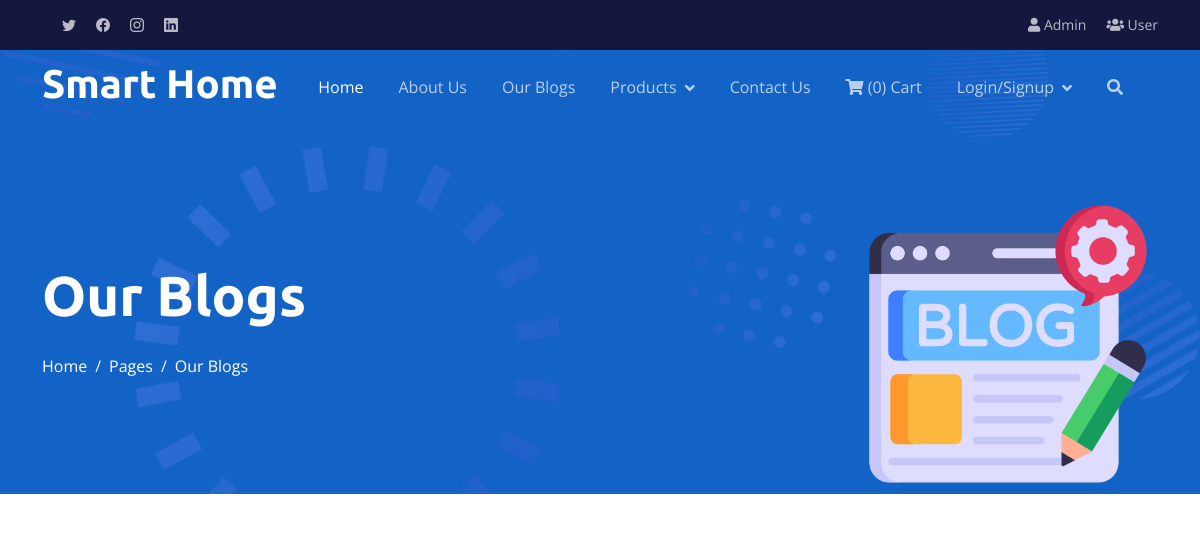
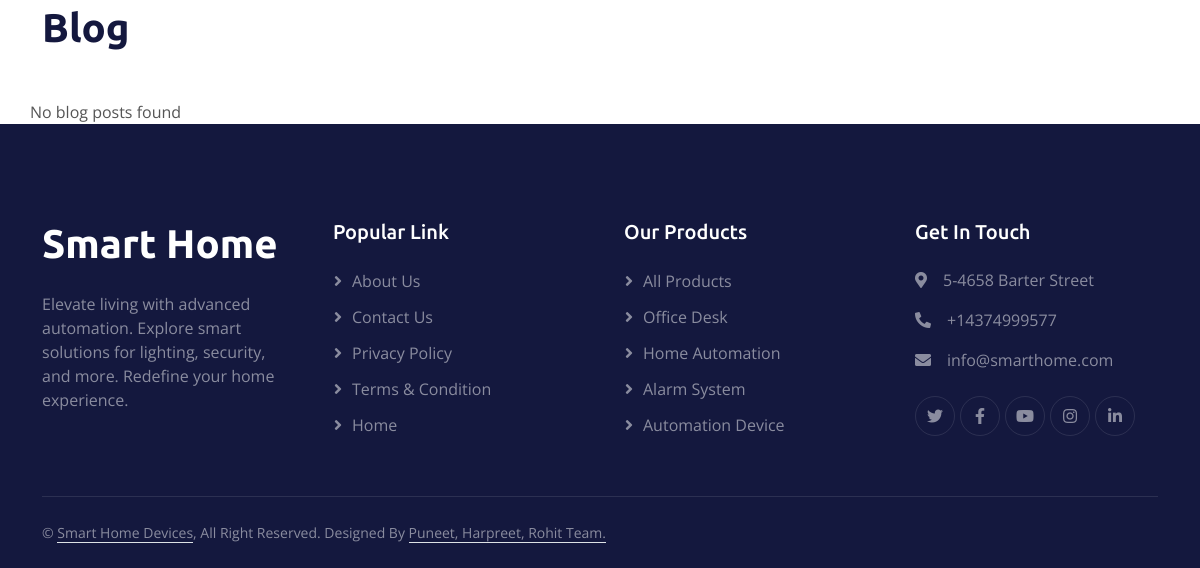
/blogs.php, run on an earlier commit of the app's database (2 pictures, top to bottom).
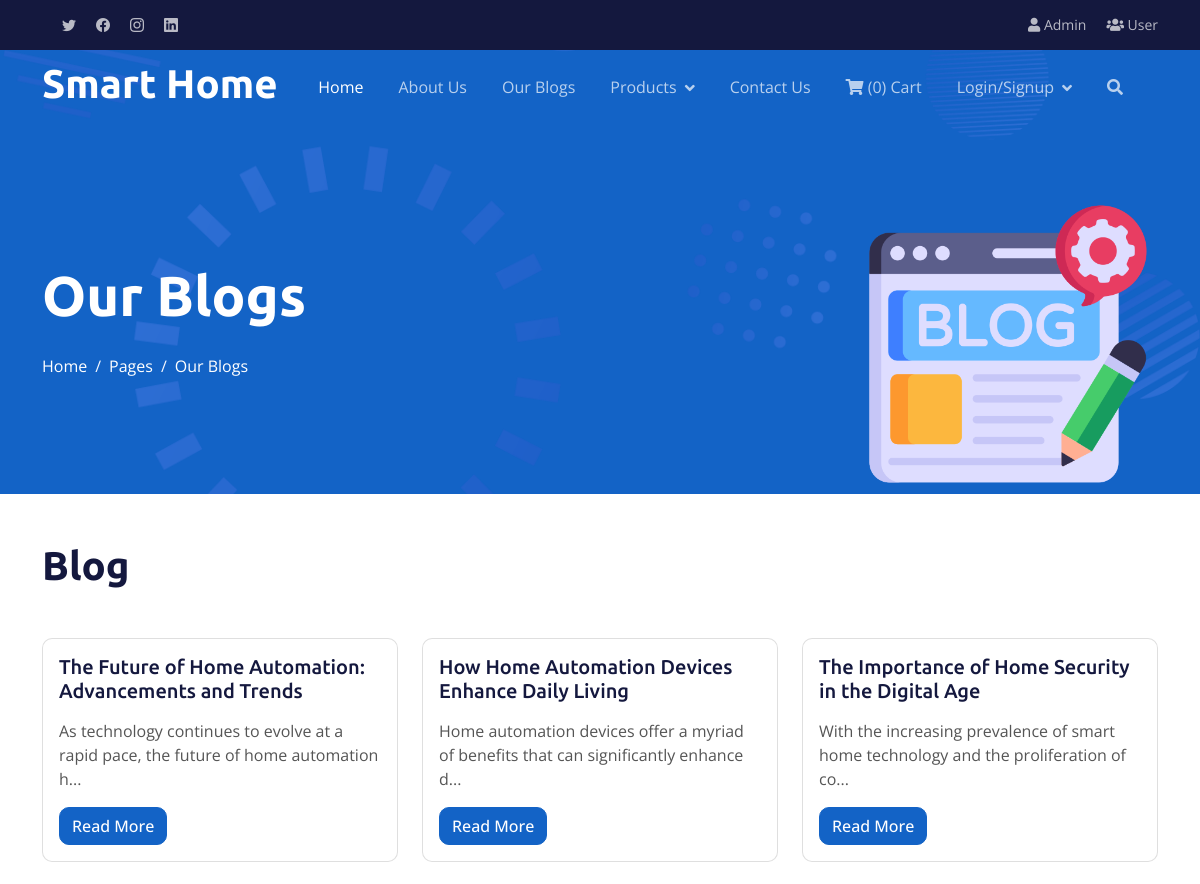
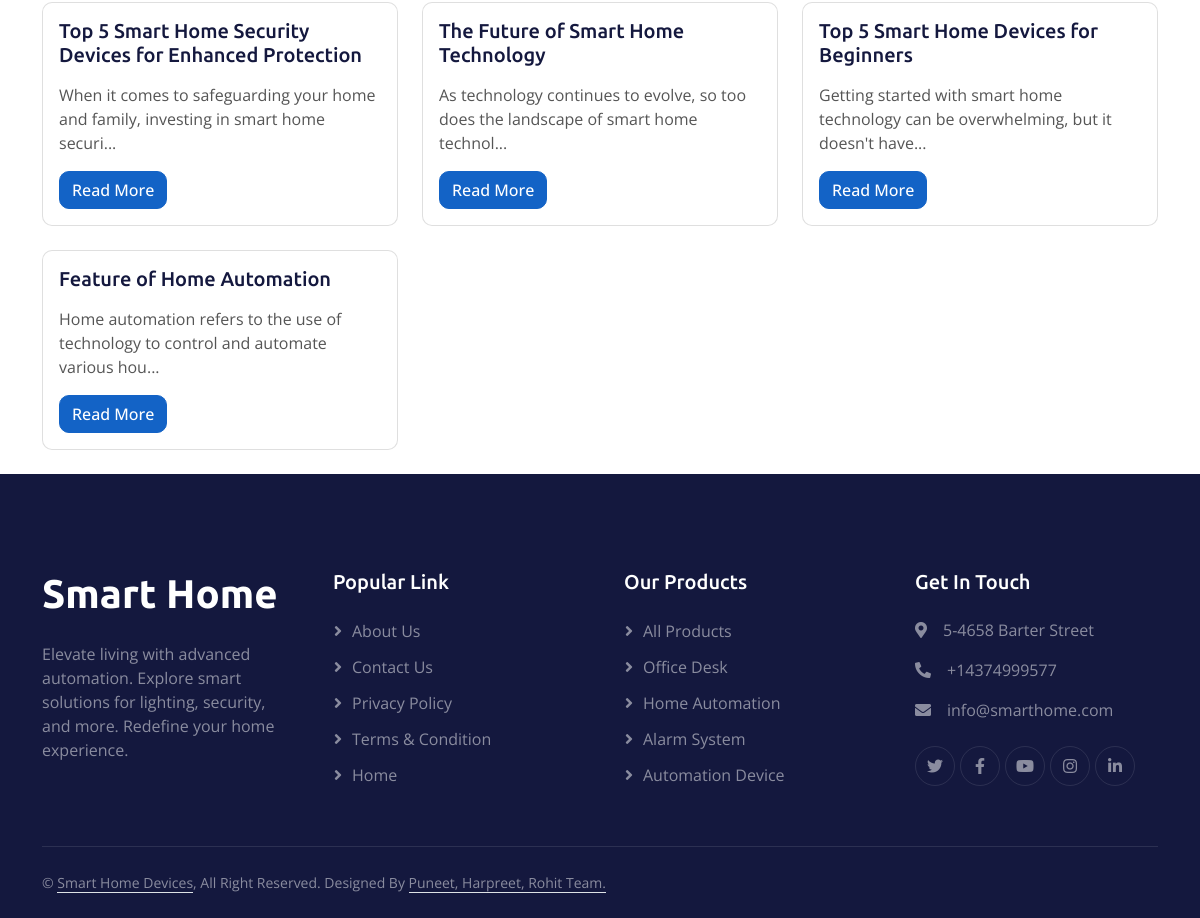
And on a later commit of the database (2 pictures, top to bottom).
### tables this page shows
CREATE TABLE IF NOT EXISTS `blog_posts` (
  `id` int UNSIGNED NOT NULL AUTO_INCREMENT,
  `title` varchar(255) NOT NULL,
  `content` text NOT NULL,
  `created_at` timestamp NULL DEFAULT CURRENT_TIMESTAMP,
  PRIMARY KEY (`id`)
);

### blogs.php (the view, shortened to what this page needs)
<!DOCTYPE html>
<html lang="en">
<head>
   <?php include_once('header.php'); ?>
    <div class="container-fluid pt-5 bg-primary hero-header">
        <div class="container pt-5">
            <div class="row g-5 pt-5">
                <div class="col-md-6 align-self-center text-center text-lg-start mb-lg-5">
                    <h1 class="display-4 text-white mb-4 animated slideInRight">Our Blogs</h1>
                    <nav aria-label="breadcrumb">
                        <ol class="breadcrumb justify-content-center justify-content-lg-start mb-0">
                            <li class="breadcrumb-item"><a class="text-white" href="#">Home</a></li>
                            <li class="breadcrumb-item"><a class="text-white" href="#">Pages</a></li>
                            <li class="breadcrumb-item text-white active" aria-current="page">Our Blogs</li>
                        </ol>
                    </nav>
                </div>
                <div class="col-md-6 align-self-end text-center text-lg-end">
                    <img class="img-fluid" src="img/blog.png" alt="" style="max-height: 300px;">
                </div>
            </div>
        </div>
    </div>
<body>
    <div class="container">
        <h1 class="my-5">Blog</h1>
        <div class="row">
            <?php
            include_once 'dbcon.php';
            $sql = "SELECT * FROM blog_posts ORDER BY created_at DESC";
            $result = $conn->query($sql);
            if ($result->num_rows > 0) {
                while($row = $result->fetch_assoc()) {
                    ?>
                    <div class="col-md-4 mb-4">
                        <div class="card">
                            <div class="card-body">
                                <h5 class="card-title"><?php echo $row['title']; ?></h5>
                                <p class="card-text"><?php echo substr($row['content'], 0, 100); ?>...</p>
                                <a href="post-detail.php?id=<?php echo $row['id']; ?>" class="btn btn-primary">Read More</a>
                            </div>
                        </div>
                    </div>
                    <?php
                }
            } else {
                echo "No blog posts found";
            }
            ?>
        </div>
    </div>
<?php include_once('footer.php'); ?>

### header.php (shortened to what this page needs)
    <link href="https://cdnjs.cloudflare.com/ajax/libs/font-awesome/5.10.0/css/all.min.css" rel="stylesheet">
    <link href="https://cdn.jsdelivr.net/npm/bootstrap-icons@1.4.1/font/bootstrap-icons.css" rel="stylesheet">
    <link href="lib/animate/animate.min.css" rel="stylesheet">
    <link href="lib/owlcarousel/assets/owl.carousel.min.css" rel="stylesheet">
    <link href="css/bootstrap.min.css" rel="stylesheet">
    <link href="css/style.css" rel="stylesheet">
</head>
<body>
<section id="topbar" class="topbar d-flex align-items-center">
    <div class="container d-flex justify-content-center justify-content-md-between">
      <div class="social-links d-none d-md-flex align-items-center">
      <a href="#" class="twitter"> <i class="bi bi-twitter"></i></a>
        <a href="#" class="facebook"> <i class="bi bi-facebook"></i></a>
        <a href="#" class="instagram"> <i class="bi bi-instagram"></i></a>
        <a href="#" class="linkedin"> <i class="bi bi-linkedin"></i></a>
      </div>
      <div class="social-links d-none d-md-flex align-items-center">
      <?php
 if(!isset($_SESSION['user_id']))
 {
    ?>
	  <a href="admin-dashboard.php"><span><i class="fa fa-user"></i> Admin</span></a>
	  <a href="user-login.php"><span><i class="fa fa-users"></i> User</span></a>
    <?php   }
    ?>
      </div>
    </div>
  </section>
    <div class="container-fluid sticky-top">
        <div class="container">
            <nav class="navbar navbar-expand-lg navbar-dark p-0">
                <a href="index.php" class="navbar-brand">
                    <h1 class="text-white">Smart Home</h1>
                </a>
                <div class="collapse navbar-collapse" id="navbarCollapse">
                    <div class="navbar-nav ms-auto">
                        <a href="index.php" class="nav-item nav-link active">Home</a>
                        <a href="about-us.php" class="nav-item nav-link">About Us</a>
                        <a href="blogs.php" class="nav-item nav-link">Our Blogs</a>
                        <div class="nav-item dropdown">
    <a href="#" class="nav-link dropdown-toggle" data-bs-toggle="dropdown">Products</a>
        <?php
		include_once 'dbcon.php';
        ?>
</div>
                        <a href="#" class="nav-item nav-link">Contact Us</a>
                        <div class="shopping-cart">
						<?php
						if(isset($_SESSION['user_id'])) {
							$u_id=$_SESSION['user_id'];
							$resx=mysqli_query($conn,"SELECT * FROM cart WHERE user_id = $u_id");
							$num=mysqli_num_rows($resx);
							echo "<a class='nav-item nav-link' href='cart.php'><i class='fas fa-shopping-cart'></i> <span class='cart-item'>($num)</span> Cart</a>";
						} else {
							$num = 0;
							echo "<a  class='nav-item nav-link' href='cart.php'><i class='fas fa-shopping-cart'></i> <span class='cart-item'>($num)</span> Cart</a>";
						}
						?>
					</div>
					<div class="nav-item dropdown">
						<?php
						if(!isset($_SESSION['user_id'])) {
							echo '<a href="#" class="nav-link dropdown-toggle" data-bs-toggle="dropdown">Login/Signup</a>';
						}
						?>
					</div>
 <li class="nav-item">
                        <a href="#" class="nav-link" id="searchIcon">
                            <i class="fas fa-search"></i>
                        </a>
                    </li>
					</div>
                </div>
            </nav>
        </div>
    </div>

### footer.php (shortened to what this page needs)
    <div class="container-fluid bg-dark text-white-50 footer pt-5">
        <div class="container py-5">
            <div class="row g-5">
                <div class="col-md-6 col-lg-3 wow fadeIn" data-wow-delay="0.1s">
                    <a href="index.php" class="d-inline-block mb-3">
                        <h1 class="text-white">Smart Home </h1>
                    </a>
                    <p class="mb-0">Elevate living with advanced automation. Explore smart solutions for lighting, security, and more. Redefine your home experience.</p>
                </div>
                <div class="col-md-6 col-lg-3 wow fadeIn" data-wow-delay="0.5s">
                    <h5 class="text-white mb-4">Popular Link</h5>
                    <a class="btn btn-link" href="">About Us</a>
                    <a class="btn btn-link" href="">Contact Us</a>
                    <a class="btn btn-link" href="">Privacy Policy</a>
                    <a class="btn btn-link" href="">Terms & Condition</a>
                    <a class="btn btn-link" href="">Home</a>
                </div>
                <div class="col-md-6 col-lg-3 wow fadeIn" data-wow-delay="0.7s">
                    <h5 class="text-white mb-4">Our Products</h5>
                    <a href="products.php" class="btn btn-link">All Products</a>
                        <a href="office-desk.php" class="btn btn-link">Office Desk</a>
                        <a href="home-automation.php" class="btn btn-link">Home Automation</a>
                        <a href="alarm-system.php" class="btn btn-link">Alarm System</a>
                        <a href="automation-device.php" class="btn btn-link">Automation Device</a>
                </div>
				     <div class="col-md-6 col-lg-3 wow fadeIn" data-wow-delay="0.3s">
                    <h5 class="text-white mb-4">Get In Touch</h5>
                    <p><i class="fa fa-map-marker-alt me-3"></i>5-4658 Barter Street</p>
                    <p><i class="fa fa-phone-alt me-3"></i>+14374999577</p>
                    <p><i class="fa fa-envelope me-3"></i>info@smarthome.com</p>
                    <div class="d-flex pt-2">
                        <a class="btn btn-outline-light btn-social" href=""><i class="fab fa-twitter"></i></a>
                        <a class="btn btn-outline-light btn-social" href=""><i class="fab fa-facebook-f"></i></a>
                        <a class="btn btn-outline-light btn-social" href=""><i class="fab fa-youtube"></i></a>
                        <a class="btn btn-outline-light btn-social" href=""><i class="fab fa-instagram"></i></a>
                        <a class="btn btn-outline-light btn-social" href=""><i class="fab fa-linkedin-in"></i></a>
                    </div>
                </div>
            </div>
        </div>
        <div class="container wow fadeIn" data-wow-delay="0.1s">
            <div class="copyright">
                <div class="row">
                    <div class="col-md-12 text-center text-md-start mb-3 mb-md-0">
                        &copy; <a class="border-bottom" href="#">Smart Home Devices</a>, All Right Reserved.
                        Designed By <a class="border-bottom" href="#">Puneet, Harpreet, Rohit Team.</a>
                    </div>
                </div>
            </div>
        </div>
    </div>
</body>
</html>

### css/style.css (style rules this page uses)
.topbar { background: #14183e; height: 50px; font-size: 14px; transition: all 0.5s; color: #fff; padding: 0; }
.topbar .social-links a { color: rgba(255, 255, 255, 0.7); line-height: 0; transition: 0.3s; margin-left: 20px; }
h1, h2, h3, .fw-bold { font-weight: 700 !important; }
h4, h5, h6, .fw-medium { font-weight: 500 !important; }
.btn { font-weight: 500; transition: .5s; }
.sticky-top { top: -150px; transition: .5s; }
.navbar { padding: 11px 0 !important; height: 75px; }
.navbar .navbar-nav .nav-link { margin-right: 35px; padding: 0; color: rgba(255, 255, 255, .7); outline: none; }
.navbar .navbar-nav .nav-link:hover, .navbar .navbar-nav .nav-link.active { color: rgba(255, 255, 255, 1); }
.navbar .dropdown-toggle::after { border: none; content: "\f107"; font-family: "Font Awesome 5 Free"; font-weight: 900; vertical-align: middle; margin-left: 8px; }
.hero-header { margin-top: -75px; background: url(../img/bg-hero.png) center center no-repeat; background-size: cover; }
.hero-header .breadcrumb-item+.breadcrumb-item::before { color: var(--light); }
.footer .btn.btn-social { margin-right: 5px; width: 40px; height: 40px; display: flex; align-items: center; justify-content: center; color: rgba(255,255,255,.5); border: 1px solid rgba(256, 256, 256, .1); border-radius: 40px; transition: .3s; }
.footer .btn.btn-link { display: block; margin-bottom: 10px; padding: 0; text-align: left; color: rgba(255,255,255,.5); font-weight: normal; transition: .3s; }
.footer .btn.btn-link::before { position: relative; content: "\f105"; font-family: "Font Awesome 5 Free"; font-weight: 900; margin-right: 10px; }
.footer .copyright { padding: 25px 0; font-size: 14px; border-top: 1px solid rgba(256, 256, 256, .1); }
.footer .copyright a { color: rgba(255,255,255,.5); }
:root { --primary: #1363C6; --secondary: #15ACE1; --light: #F4F7FE; --dark: #14183E; }

What changed in the data, as far as the page shows it:
added blog_posts: title "The Future of Home Automation: Advancements and Trends", content "As technology continues to evolve at a rapid pace, the future of home automation h"
added blog_posts: title "How Home Automation Devices Enhance Daily Living", content "Home automation devices offer a myriad of benefits that can significantly enhance d"
added blog_posts: title "The Importance of Home Security in the Digital Age", content "With the increasing prevalence of smart home technology and the proliferation of co"
added blog_posts: title "Top 5 Smart Home Security Devices for Enhanced Protection", content "When it comes to safeguarding your home and family, investing in smart home securi"
added blog_posts: title "The Future of Smart Home Technology", content "As technology continues to evolve, so too does the landscape of smart home technol"
added blog_posts: title "Top 5 Smart Home Devices for Beginners", content "Getting started with smart home technology can be overwhelming, but it doesn't have"
added blog_posts: title "Feature of Home Automation", content "Home automation refers to the use of technology to control and automate various hou"
Also different on the page:
text no longer shown: "No blog posts found"
